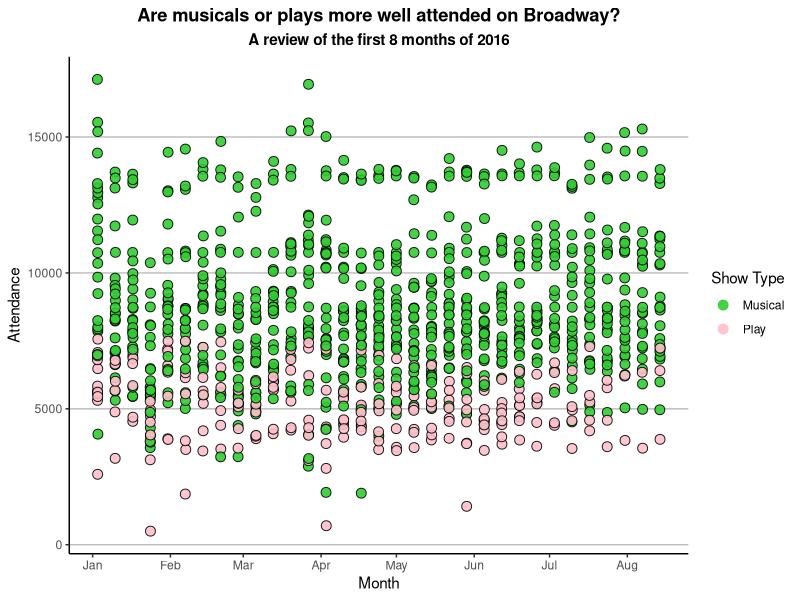
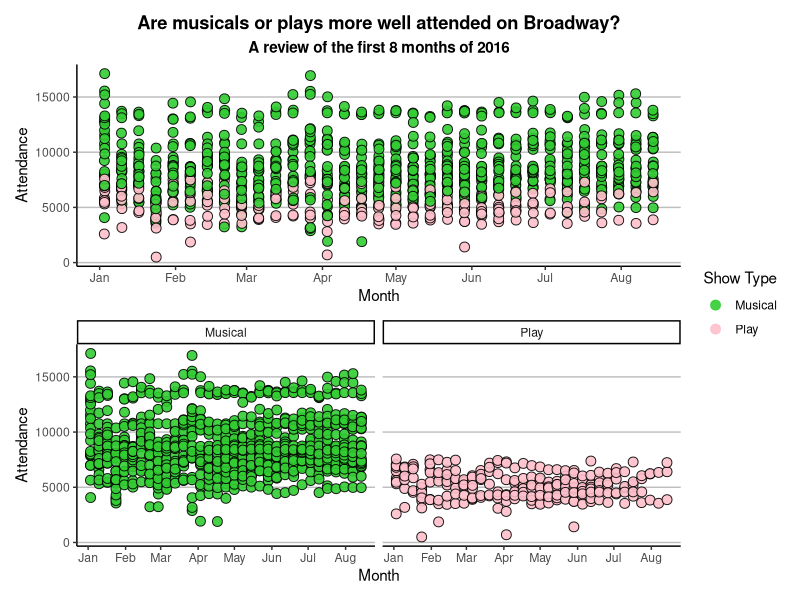

These figures' R source, in order:
## ---- chunk 1
knitr::opts_chunk$set(
  echo = F, warning = F)

knitr::opts_chunk$set(
  fig.asp = 12/16,
  fig.align = 'center',
  echo = F,
  out.width = "100%",
  dpi= 300)
  
library(tidyverse)
library(knitr)
library(kableExtra)
library(readr)
library(patchwork)

setwd('/Users/katelynhollingsworth/Documents/AU Docs/Data Analytics')

broadway = read_csv('broadway_14_16.csv')
broadway = broadway %>%
  filter(Date.Year == 2016,
         Show.Type != 'Special') %>%
  mutate(mydate = as.Date(Date.Full, format="%m/%d/%Y"))
## ---- chunk 2
bwayplot = ggplot(broadway, aes(x = mydate, y = Statistics.Attendance, fill = Show.Type)) +
  geom_point(position=position_jitter(h=0.1, w=0.1), alpha = 0.9, size = 3, pch=21, colour="Black") +
  scale_fill_manual(name = "Show Type",
                    values= c("Musical" = "limegreen",
                              "Play" = "pink"))+
  guides(fill=guide_legend(override.aes=list(colour=c("Musical" ="limegreen",
                                                      "Play" = 'pink'))))+
  scale_x_date(date_labels = "%b",
               date_breaks = "1 month")+
  labs(x = "Month", y = "Attendance",
       title = "Are musicals or plays more well attended on Broadway?",
       subtitle = "A review of the first 8 months of 2016") + 
  theme_classic() +
  theme(plot.title = element_text(hjust = 0.5, face = 'bold'),
        plot.subtitle = element_text(hjust = 0.5, face = 'bold'),
        panel.grid.major.y = element_line(colour = "grey"))
plot(bwayplot)
## ---- chunk 3
bway2 = bwayplot + facet_wrap(~Show.Type) +
  labs(title = NULL,
       subtitle = NULL)

(bwayplot / bway2) + plot_layout(guides = "collect") 
